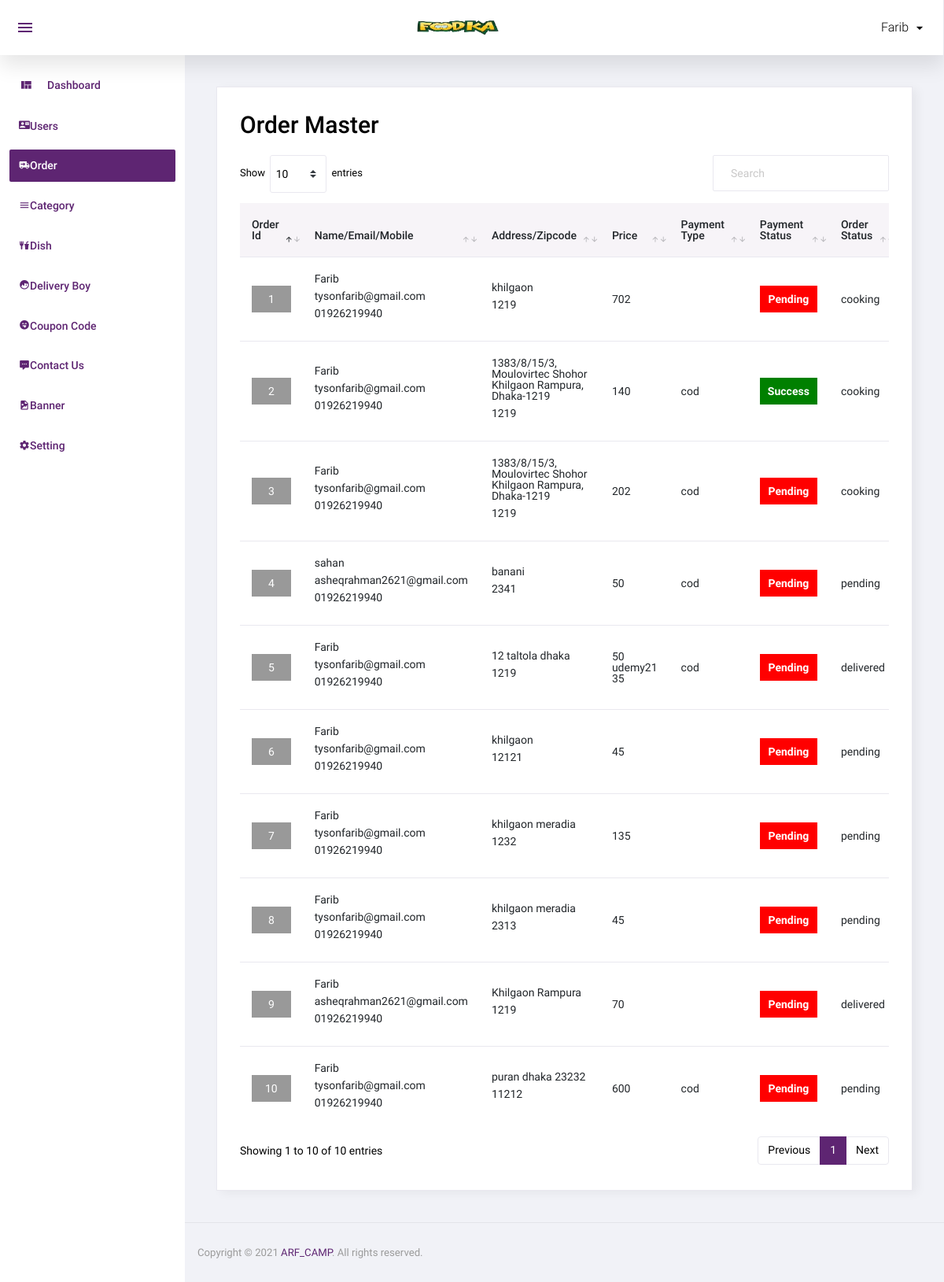
/admin/order.php (signed in), run on an earlier commit of the app's database.
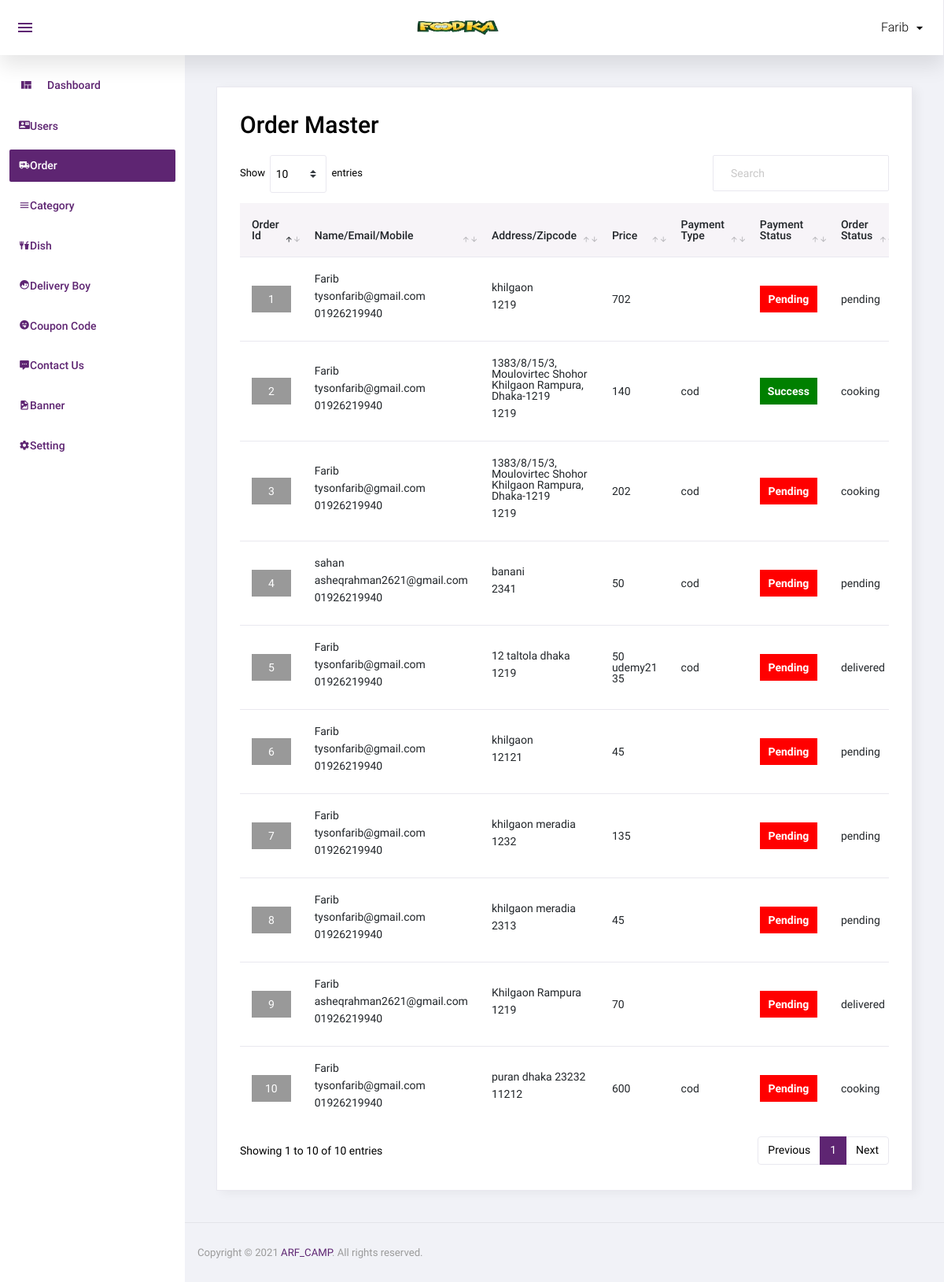
And on a later commit of the database.
### tables this page shows
CREATE TABLE `order_master` (
  `id` int(11) NOT NULL,
  `user_id` int(11) NOT NULL,
  `name` varchar(50) NOT NULL,
  `email` varchar(50) NOT NULL,
  `mobile` varchar(50) NOT NULL,
  `address` text NOT NULL,
  `total_price` float NOT NULL,
  `coupon_code` varchar(20) NOT NULL,
  `final_price` float NOT NULL,
  `zipcode` varchar(10) NOT NULL,
  `delivery_boy_id` int(11) NOT NULL,
  `payment_status` varchar(20) NOT NULL,
  `payment_type` varchar(10) NOT NULL,
  `payment_id` varchar(100) NOT NULL,
  `order_status` int(11) NOT NULL,
  `added_on` datetime NOT NULL,
  `delivered_on` datetime NOT NULL,
  `cancel_by` enum('user','admin') NOT NULL,
  `cancel_at` datetime NOT NULL
);

CREATE TABLE `order_status` (
  `id` int(11) NOT NULL,
  `order_status` varchar(50) NOT NULL
);

### admin/order.php (the view, shortened to what this page needs)
<?php
include('top.php');
$sql="select order_master.*,order_status.order_status as order_status_str from order_master,order_status where order_master.order_status=order_status.id order by order_master.id desc";
$res=mysqli_query($con,$sql);
?>
  <div class="card">
            <div class="card-body">
              <h1 class="grid_title">Order Master</h1>
			  <div class="row grid_box">
                <div class="col-12">
                  <div class="table-responsive">
                    <table id="order-listing" class="table">
                      <thead>
                        <tr>
                            <th width="5%">Order Id</th>
                            <th width="20%">Name/Email/Mobile</th>
							<th width="20%">Address/Zipcode</th>
							<th width="5%">Price</th>
							<th width="10%">Payment Type</th>
							<th width="10%">Payment Status</th>
							<th width="10%">Order Status</th>
                        </tr>
                      </thead>
                      <tbody>
                        <?php if(mysqli_num_rows($res)>0){
						while($row=mysqli_fetch_assoc($res)){
						?>
						<tr>
                            <td>
								<div class="div_order_id">
									<a href="order_detail.php?id=<?php echo $row['id']?>"><?php echo $row['id']?></a>
								</div>
							</td>
                            <td>
								<p><?php echo $row['name']?></p>
								<p><?php echo $row['email']?></p>
								<p><?php echo $row['mobile']?></p>
							<td>
								<p><?php echo $row['address']?></p>
								<p><?php echo $row['zipcode']?></p>
							</td>
							<td style="font-size:14px;"><?php echo $row['total_price']?><br/>
								<?php
								if($row['coupon_code']!=''){
								?>
								<?php echo $row['coupon_code']?><br/>
								<?php echo $row['final_price']?>
								<?php } ?>
							</td>
							<td><?php echo $row['payment_type']?></td>
							<td>
								<div class="payment_status payment_status_<?php echo $row['payment_status']?>"><?php echo ucfirst($row['payment_status'])?></div>
							</td>
							<td><?php echo $row['order_status_str']?></td>
                        </tr>
                        <?php
						} } else { ?>
						<tr>
							<td colspan="5">No data found</td>
						</tr>
						<?php } ?>
                      </tbody>
                    </table>
                  </div>
				</div>
              </div>
            </div>
          </div>
<?php include('footer.php');?>

What changed in the data, as far as the page shows it:
changed order_master "puran dhaka 23232": order_status.order_status "pending" → "cooking"
changed order_master id 1: order_status.order_status "cooking" → "pending"
